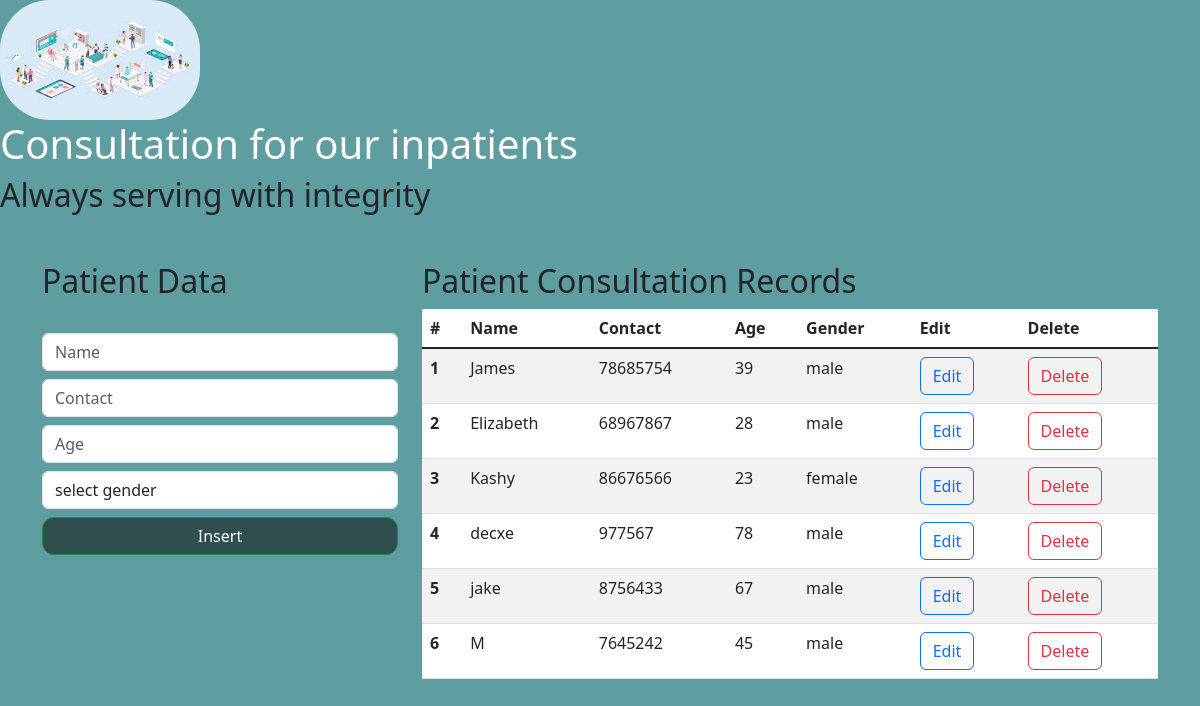
Before: / with the older database file.
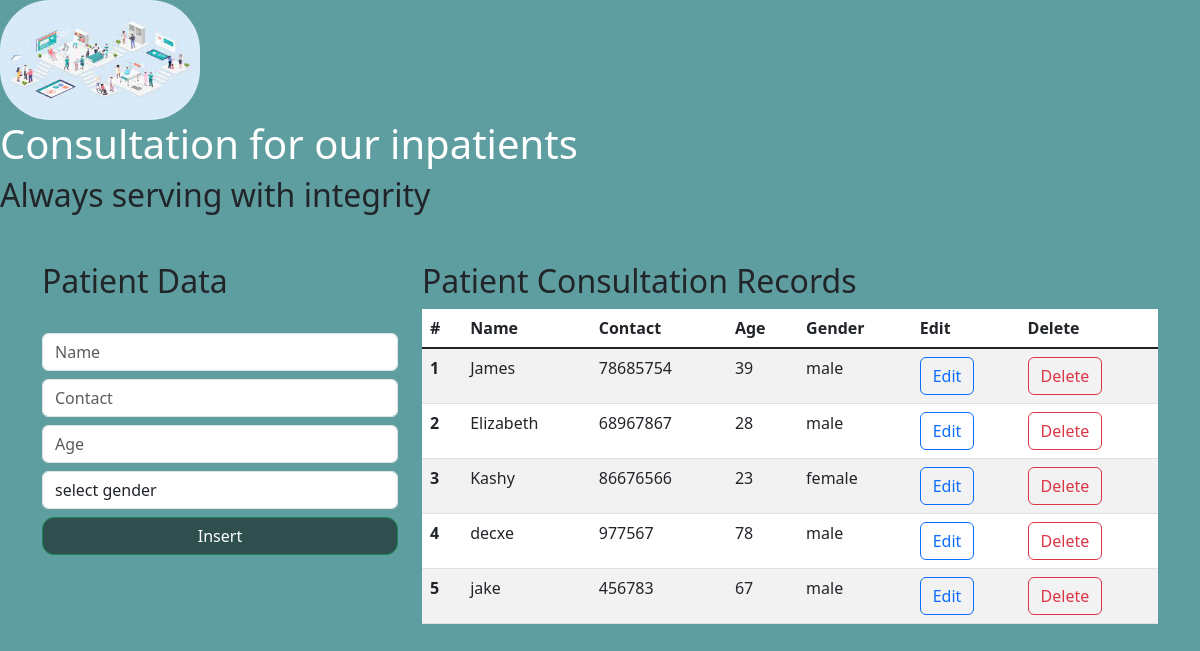
After: the same page with the newer database file.
### fathi_djangoproject/models.py (models this page shows)
class Patient(models.Model):
    name = models.CharField(max_length=100, blank=False, null=False)
    contact = models.IntegerField()
    age = models.IntegerField()
    gender = models.CharField(max_length=100, blank=False, null=False)

### fathi_djangoproject/views.py (the view)
# urls.py: path('', views.index_page, name='index'),
def index_page(request):
    data = Patient.objects.all()
    context = {"data": data}
    return render(request, "index.html", context)

### templates/index.html (shortened to what this page needs)
<html lang="en">
    <link href="https://cdn.jsdelivr.net/npm/bootstrap@5.3.0-alpha1/dist/css/bootstrap.min.css" rel="stylesheet">
  <head>
      {% load static %}
      <link rel="stylesheet" href="{% static "css/style.css" %}">
  </head>
  <body style="background-color: cadetblue;">
  <div style="margin-left:0 ">
      <img style="border-radius: 50px; width: 200px; height: 120px" src="{% static "img/Hospital.jpeg" %}" alt="">
  </div>
  <div>
    <h1 style="color: white;"> Consultation for our inpatients</h1>
    <h2> Always serving with integrity</h2>
   </div>
      <div class="container mt-5">
        <div class="row">
            <div class="col-md-4">
                <h2>Patient Data</h2>
                <br>
                <form action="/insert" method="post">
                    <div class="form-group">
                        <input type="text" class="form-control" placeholder="Name" name="name" required>
                    </div>
                    <div class="form-group">
                        <input type="number" class="form-control  mt-2" placeholder="Contact" name="contact" required>
                    </div>
                    <div class="form-group">
                        <input type="number" class="form-control  mt-2" placeholder="Age" name="age" required>
                    </div>
                    <div class="form-group mt-2">
                        <select id="gender" name="gender" class="form-control" required>
                            <option selected>select gender</option>
                        </select>
                    </div>
                    <div class="d-grid gap-2">
                        <button class="btn btn-success mt-2" style="background-color: darkslategrey; border-radius: 12px" type="submit">Insert</button>
                    </div>
                </form>
            </div>
            <div class="col-md-8">
                <h2>Patient Consultation Records</h2>
                <table class="table table-striped table-hover">
                    <thead>
                      <tr>
                        <th scope="col">#</th>
                        <th scope="col">Name</th>
                        <th scope="col">Contact</th>
                        <th scope="col">Age</th>
                        <th scope="col">Gender</th>
                        <th scope="col">Edit</th>
                        <th scope="col">Delete</th>
                      </tr>
                    </thead>
                    <tbody class="table-group-divider">
                    {% for d in data %}
                      <tr>
                        <th scope="row">{{d.id}}</th>
                        <td>{{d.name}}</td>
                        <td>{{d.contact}}</td>
                        <td>{{d.age}}</td>
                        <td>{{d.gender}}</td>
                        <td><a href="/update/{{d.id}}" type="button" class="btn btn-outline-primary">Edit</a></td>
                        <td><a href="/delete/{{d.id}}" type="button" class="btn btn-outline-danger">Delete</a></td>
                      </tr>
                    {% endfor %}
                    </tbody>
                  </table>
            </div>
        </div>
      </div>
  </body>
</html>

### static/css/style.css (style rules this page uses)
body { background-color: cadetblue; }

Changed rows visible on the page:
removed Patient: id "6", name "M", contact "7645242", age "45", gender "male"
changed Patient "jake": contact "8756433" → "456783"
